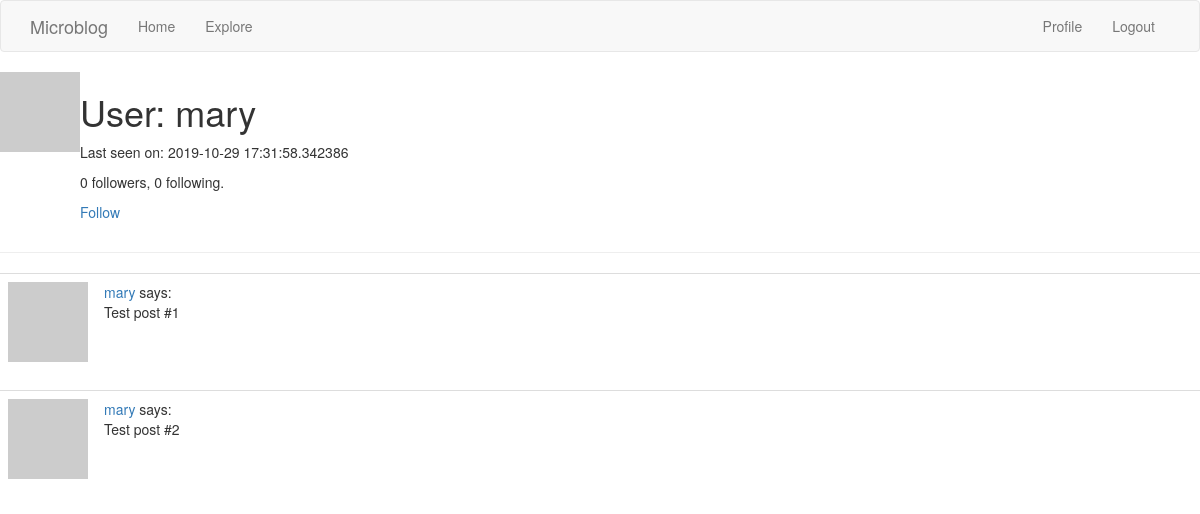
The page /user/mary (signed in) on the database as committed earlier.
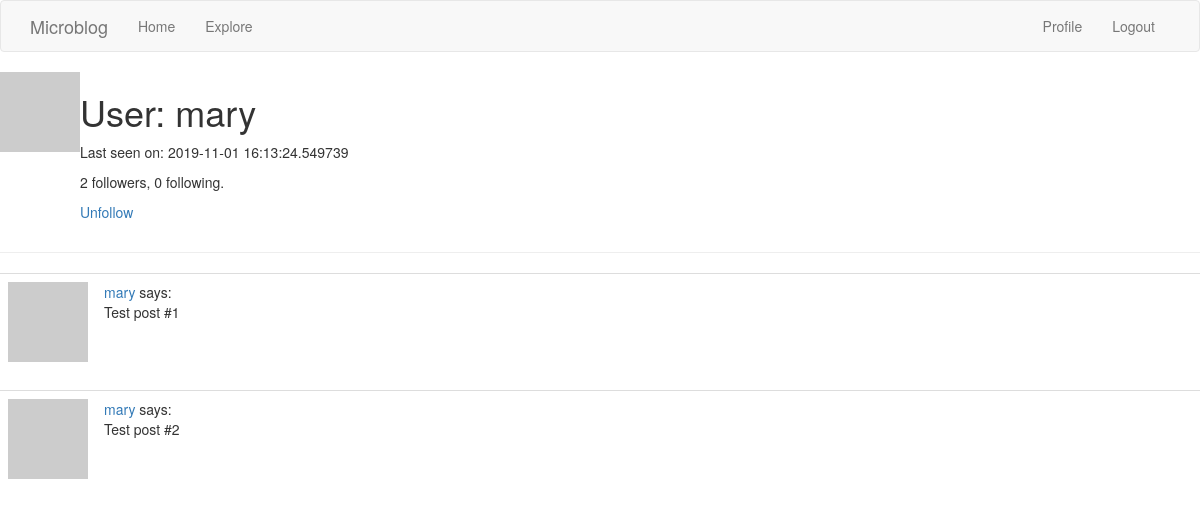
The same page on the database as committed later.
### app/models.py (models this page shows, shortened)
class User(UserMixin, db.Model):
    id = db.Column(db.Integer, primary_key=True)
    username = db.Column(db.String(64), index=True, unique=True)
    email = db.Column(db.String(120), index=True, unique=True)
    password_hash = db.Column(db.String(128))
    posts = db.relationship('Post', backref='author', lazy='dynamic')
    about_me = db.Column(db.String(140))
    last_seen = db.Column(db.DateTime, default=datetime.utcnow)
    followed = db.relationship(
        'User', secondary=followers,
        primaryjoin=(followers.c.follower_id == id),
        secondaryjoin=(followers.c.followed_id == id),
        backref=db.backref('followers', lazy='dynamic'), lazy='dynamic')
    def is_following(self, user):
        return self.followed.filter(
            followers.c.followed_id == user.id).count() > 0
    def avatar(self, size):
        digest = md5(self.email.lower().encode('utf-8')).hexdigest()
        return 'https://www.gravatar.com/avatar/{}?d=identicon&s={}'.format(
            digest, size)

### app/routes.py (the view)
@app.route('/user/<username>')
@login_required
def user(username):
    user = User.query.filter_by(username=username).first_or_404()
    posts = [
        {'author': user, 'body': 'Test post #1'},
        {'author': user, 'body': 'Test post #2'}
    ]
    return render_template('user.html', user=user, posts=posts)

### app/models.py (called while the page is built)
@login.user_loader
def load_user(id):
    return User.query.get(int(id))

### app/routes.py (called while the page is built)
@app.before_request
def before_request():
    if current_user.is_authenticated:
        current_user.last_seen = datetime.utcnow()
        db.session.commit()

### app/templates/user.html (shortened to what this page needs)
{% extends "base.html" %}
{% block content %}
<table>
    <tr valign="top">
        <td><img src="{{ user.avatar(128) }}"></td>
        <td>
            <h1>User: {{ user.username }}</h1>
            {% if user.last_seen %}<p>Last seen on: {{ user.last_seen }}</p>{% endif %}
            <p>{{ user.followers.count() }} followers, {{ user.followed.count() }} following.</p>
            {% if user == current_user %}
            <p><a href="{{ url_for('edit_profile') }}">Edit your profile</a></p>
            {% elif not current_user.is_following(user) %}
            <p><a href="{{ url_for('follow', username=user.username) }}">Follow</a></p>
            {% else %}
            <p><a href="{{ url_for('unfollow', username=user.username) }}">Unfollow</a></p>
            {% endif %}
        </td>
    </tr>
</table>
<hr>
{% for post in posts %}
{% include '_post.html' %}
{% endfor %}
{% endblock %}

### app/templates/_post.html
 <table class="table table-hover">
        <tr>
            <td width="70px">
                <a href="{{ url_for('user', username=post.author.username) }}">
                    <img src="{{ post.author.avatar(70) }}" />
                </a>
            </td>
            <td>
                <a href="{{ url_for('user', username=post.author.username) }}">
                    {{ post.author.username }}
                </a>
                says:
                <br>
                {{ post.body }}
            </td>
        </tr>
    </table>

Rows that differ between the two databases and show on the page:
changed User "mary": last_seen "2019-10-29 17:31:58.342386" → "2019-11-01 16:13:24.549739"
Other text that changed with them:
{{ user.followers.count() }}: "0" → "2"
text no longer shown: "Follow"
text now shown: "Unfollow"
